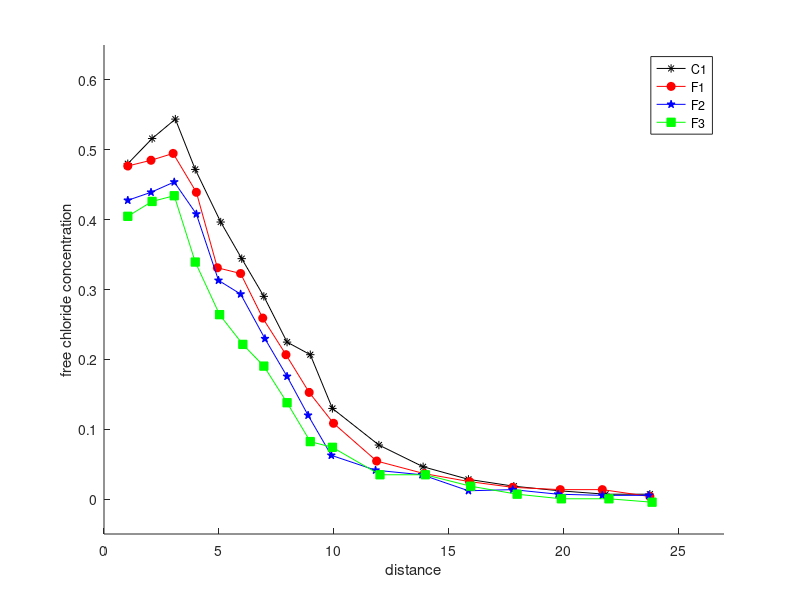

This chart was generated by the following MATLAB code:
                                           
                                           
line_data_red = [1.03565     0.476803      
2.04721     0.484988                       
 3.0106      0.49481                       
4.02216      0.43915                       
4.93738     0.331104                       
5.94894     0.322919                       
6.91233     0.259073                       
7.92389     0.206687                       
8.93545     0.152664                       
9.99518     0.108464                       
11.8738    0.0544407                       
13.9451    0.0364331                       
  15.92    0.0249736                       
17.7987    0.0167883                       
19.8699    0.0135142                       
21.7004    0.0135142                       
23.7717   0.00369183                       
];                                         
                                           
line_data_black = [1.03565     0.480077    
2.09538     0.516092                       
3.10694     0.543922                       
3.97399     0.471891                       
5.08189     0.396587                       
5.99711     0.344201                       
 6.9605     0.290178                       
7.97206     0.224695                       
8.98362     0.206687                       
9.94701     0.129746                       
11.9701    0.0773596                       
13.8969    0.0462554                       
15.8719    0.0282478                       
17.8468    0.0184254                       
19.8218    0.0118771                       
21.8449   0.00696595                       
23.7717   0.00696595                       
];     

line_data_blue = [1.03565     0.427691          
2.04721      0.43915                       
3.05877     0.453884                       
4.02216     0.408046                       
4.98555     0.313096                       
5.94894     0.293452                       
7.00867     0.229606                       
7.97206     0.175583                       
8.88728     0.119923                       
9.89884     0.062626                       
11.8256    0.0413442                       
13.8487     0.034796                       
15.8719    0.0118771                       
17.7987    0.0135142                       
19.7736   0.00696595                       
21.7004   0.00532889                       
23.7235   0.00532889                       
];     
line_data_green = [1.03565     0.404772
2.09538     0.426054             
3.05877     0.434239             
3.97399     0.339289             
5.03372     0.263985             
6.04528     0.221421             
 6.9605     0.190317             
7.97206     0.137931             
8.98362    0.0822708             
9.94701    0.0740855             
12.0183     0.034796             
13.9933     0.034796             
15.9682    0.0184254             
17.9913   0.00696595             
19.9181  0.000417704             
21.9894  0.000417704             
 23.868  -0.00449348             
];                               
%% 
%{
           b     blue          .     point              -     solid
           g     green         o     circle             :     dotted
           r     red           x     x-mark             -.    dashdot 
           c     cyan          +     plus               --    dashed   
           m     magenta       *     star             (none)  no line
           y     yellow        s     square
           k     black         d     diamond
           w     white         v     triangle (down)
                               ^     triangle (up)
                               <     triangle (left)
                               >     triangle (right)
                               p     pentagram
                               h     hexagram
                          
%}
figure
hold on 
plot(line_data_black(:,1), line_data_black(:,2),'k-*')   
plot(line_data_red(:,1), line_data_red(:,2),'r-o', 'markerfacecolor', 'r') 
plot(line_data_blue(:,1), line_data_blue(:,2),'b-p', 'markerfacecolor', 'b')  
plot(line_data_green(:,1), line_data_green(:,2),'g-s', 'markerfacecolor','g')  
%plot(line_data(:,1), line_data(:,2),'r-*')  
%plot(line_data(:,1), line_data(:,2),'r-*')  
%plot(line_data(:,1), line_data(:,2),'r-*')  
xlabel('distance');
ylabel('free chloride concentration');
legend('C1','F1','F2', 'F3')                 

axis([0 27 -0.05 0.65]);
print -djpeg -r300 newplot1                                          
